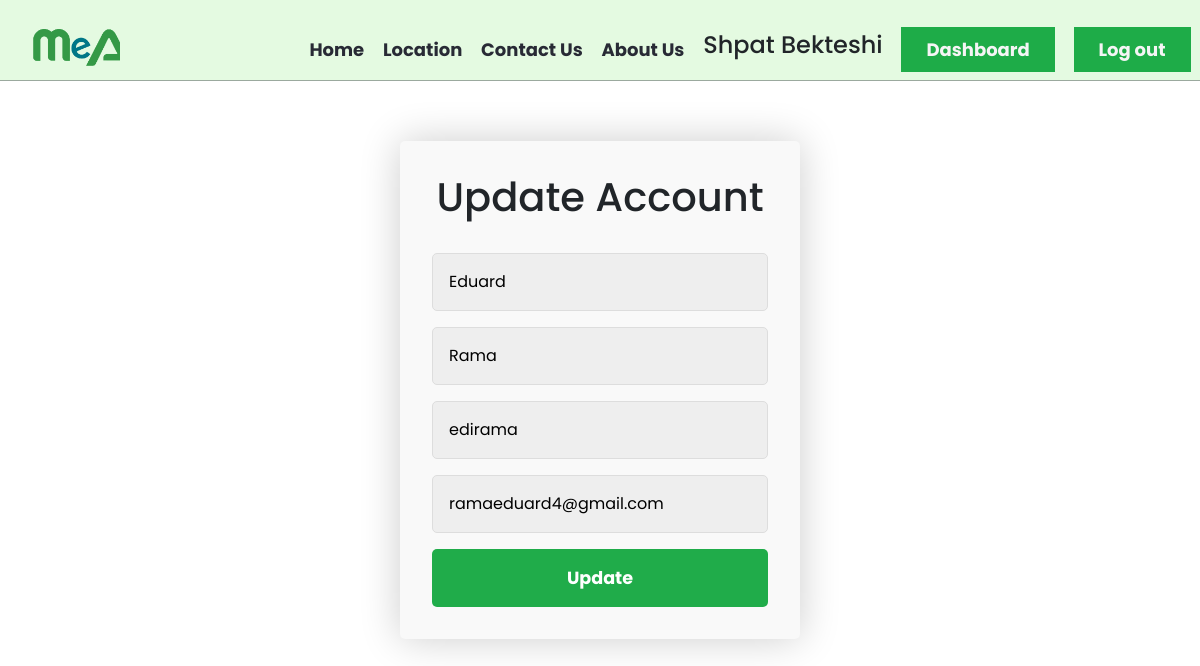
The page /admin/update_user.php?id=5 (signed in) on the database its author committed.
### tables this page shows
CREATE TABLE `users` (
  `id` int(11) NOT NULL,
  `Name` varchar(30) NOT NULL,
  `Surname` varchar(30) NOT NULL,
  `Username` varchar(30) NOT NULL,
  `Email` varchar(30) NOT NULL,
  `Password` varchar(30) NOT NULL
);

### admin/update_user.php (the view, shortened to what this page needs)
<?php
  include_once 'admin_header.php';
  if(isset($_SESSION['Useradmin'])){
  $id = $_GET['id'];
  $sql = "SELECT * FROM users WHERE id=$id";
  $getUsers = $conn->prepare($sql);
  $getUsers->execute();
  $users = $getUsers->fetchAll();
?>
    <div class="container-login">
        <form class="form" action="../backend/update_user_backend.php" method="post" id="createAccount">
            <h1 class="form_title">Update Account</h1>
            <div class="form_input-group">
                <input type="text" name="Name" id="signupName" value="<?php echo $users[0]['Name']; ?>" class="form_input" autofocus placeholder="First Name">
            </div>
            <div class="form_input-group">
                <input type="text" name="Surname" id="signupSurname" value="<?php echo $users[0]['Surname']; ?>" class="form_input" autofocus placeholder="Last Name">
            </div>
            <div class="form_input-group">
                <input type="text" name="Username" id="signupUsername" value="<?php echo $users[0]['Username']; ?>" class="form_input" autofocus placeholder="Username">
            </div>
            <div class="form_input-group">
                <input type="text" name="Email" class="form_input" value="<?php echo $users[0]['Email']; ?>" autofocus placeholder="Email Address">
            </div>
            <button class="form_button" name="updateBtn" type="submit">Update</button>
        </form>
    </div>
</body>
</html>
<?php } else {
    header("location: admin_login.php?you+need+to+login");
    exit();
}
?>

### CSS/Style.css (style rules this page uses)
* { margin: 0; padding: 0; box-sizing: border-box; font-family: 'Poppins', sans-serif; }
h1 { font-size: 2rem; }
body { top: 0; line-height: 1.5; }
button { padding: 9px 25px; margin: 10px; background-color: #11a73eee; border: none; border-radius: 50px; cursor: pointer; transition: all 0.3s ease-in-out 0s; color: whitesmoke; text-decoration: none; font-weight: bold; font-size: 18px; }
body { font-weight: 100; font-size: 12px; line-height: 30px; color: rgb(40, 42, 53); background: white; }

### CSS/login.css (style rules this page uses)
* { margin: 0; padding: 0; box-sizing: border-box; }
body { line-height: 1.5; top: 0; font-size: 18px; background: url(./background.jpg); }
.container-login { width: 400px; margin: 5% auto; padding: 2rem; box-shadow: 0 0 40px rgba(0, 0, 0, 0.2); border-radius: 5px; background: #F9F9F9; }
.form input { border-radius: 5px; }
.form>*:first-child { margin-top: 0; }
.form>*:last-child { margin-bottom: 0; }
.form_title { margin-bottom: 2rem; text-align: center; }
.form_input-group { margin-bottom: 1rem; }
.form_input { display: block; width: 100%; padding: 1rem; box-sizing: border-box; border-radius: 5px; border: 1px solid #dddddd; outline: none; background: #eeeeee; }
.form_button { width: 100%; padding: 1rem 2rem; font-weight: bold; font-size: 1.1rem; color: #ffffff; border: none; border-radius: 5px; outline: none; cursor: pointer; background: #11a73eee; }

### rows shown on the page
users: Name "Eduard", Surname "Rama", Username "edirama", Email "ramaeduard4@gmail.com"

### other values the page prints
$_SESSION['Name'] "Shpat"
$_SESSION['Surname'] "Bekteshi"
